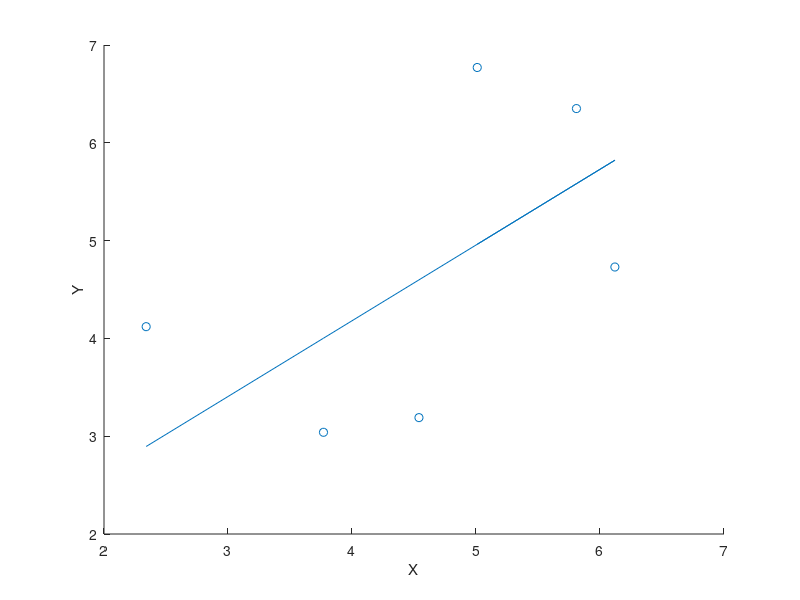

Recreate this plot in MATLAB.
clear all; close all; clc;

X = [
    1, 2.34;
    1, 3.77;
    1, 4.54;
    1, 5.81;
    1, 6.12;
    1, 5.01;
];

Y = [
    4.12;
    3.04;
    3.19;
    6.35;
    4.73;
    6.77;
];

theta = [1889; 3231]/2048; % 2 iterations
theta = [1644; 1945]/2048; % 10 iterations
theta = [2217; 1586]/2048; % convergence

scatter(X(:,2), Y);
xlabel('X');
ylabel('Y');
hold on

x = X(:,2);
y = (theta(1) + theta(2)*x);
plot(x,y);
